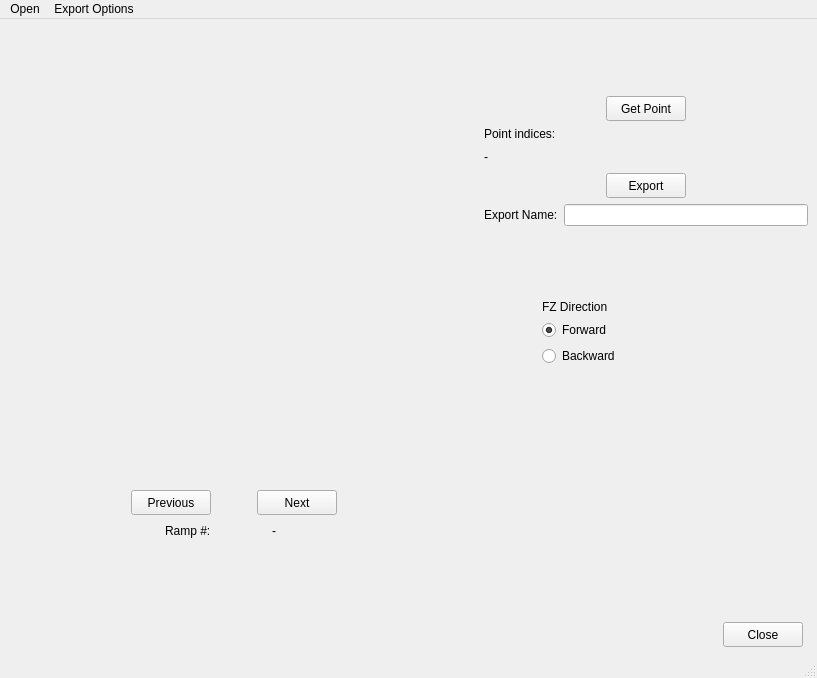
<?xml version="1.0" encoding="UTF-8"?>
<ui version="4.0">
 <class>LabelFZ</class>
 <widget class="QMainWindow" name="LabelFZ">
  <property name="geometry">
   <rect>
    <x>0</x>
    <y>0</y>
    <width>817</width>
    <height>678</height>
   </rect>
  </property>
  <property name="windowTitle">
   <string>labelFZ</string>
  </property>
  <widget class="QWidget" name="centralwidget">
   <layout class="QGridLayout" name="gridLayout">
    <item row="2" column="3">
     <spacer name="verticalSpacer_5">
      <property name="orientation">
       <enum>Qt::Vertical</enum>
      </property>
      <property name="sizeHint" stdset="0">
       <size>
        <width>20</width>
        <height>43</height>
       </size>
      </property>
     </spacer>
    </item>
    <item row="0" column="1">
     <spacer name="horizontalSpacer_2">
      <property name="orientation">
       <enum>Qt::Horizontal</enum>
      </property>
      <property name="sizeType">
       <enum>QSizePolicy::Fixed</enum>
      </property>
      <property name="sizeHint" stdset="0">
       <size>
        <width>13</width>
        <height>20</height>
       </size>
      </property>
     </spacer>
    </item>
    <item row="1" column="2" colspan="5">
     <layout class="QVBoxLayout" name="verticalLayout_4">
      <item>
       <layout class="QHBoxLayout" name="horizontalLayout_5">
        <item>
         <widget class="QPushButton" name="getPointPushButton">
          <property name="minimumSize">
           <size>
            <width>80</width>
            <height>25</height>
           </size>
          </property>
          <property name="maximumSize">
           <size>
            <width>80</width>
            <height>25</height>
           </size>
          </property>
          <property name="text">
           <string>Get Point</string>
          </property>
         </widget>
        </item>
       </layout>
      </item>
      <item>
       <layout class="QVBoxLayout" name="verticalLayout_3">
        <item>
         <widget class="QLabel" name="label_3">
          <property name="text">
           <string>Point indices:</string>
          </property>
         </widget>
        </item>
        <item>
         <widget class="QLabel" name="label">
          <property name="minimumSize">
           <size>
            <width>230</width>
            <height>20</height>
           </size>
          </property>
          <property name="text">
           <string>-</string>
          </property>
          <property name="alignment">
           <set>Qt::AlignLeading|Qt::AlignLeft|Qt::AlignVCenter</set>
          </property>
         </widget>
        </item>
       </layout>
      </item>
      <item>
       <layout class="QHBoxLayout" name="horizontalLayout_4">
        <item>
         <widget class="QPushButton" name="exportPushButton">
          <property name="minimumSize">
           <size>
            <width>80</width>
            <height>25</height>
           </size>
          </property>
          <property name="maximumSize">
           <size>
            <width>80</width>
            <height>25</height>
           </size>
          </property>
          <property name="text">
           <string>Export</string>
          </property>
         </widget>
        </item>
       </layout>
      </item>
      <item>
       <layout class="QHBoxLayout" name="horizontalLayout_6">
        <item>
         <widget class="QLabel" name="label_5">
          <property name="text">
           <string>Export Name:</string>
          </property>
         </widget>
        </item>
        <item>
         <widget class="QLineEdit" name="lineEditExportName"/>
        </item>
       </layout>
      </item>
     </layout>
    </item>
    <item row="0" column="0" rowspan="6">
     <layout class="QVBoxLayout" name="verticalLayout_2">
      <item>
       <widget class="mplwidget1plot" name="MplWidget" native="true">
        <property name="minimumSize">
         <size>
          <width>450</width>
          <height>350</height>
         </size>
        </property>
       </widget>
      </item>
      <item>
       <spacer name="verticalSpacer_2">
        <property name="orientation">
         <enum>Qt::Vertical</enum>
        </property>
        <property name="sizeHint" stdset="0">
         <size>
          <width>20</width>
          <height>40</height>
         </size>
        </property>
       </spacer>
      </item>
      <item>
       <layout class="QHBoxLayout" name="horizontalLayout_3">
        <item>
         <spacer name="horizontalSpacer_5">
          <property name="orientation">
           <enum>Qt::Horizontal</enum>
          </property>
          <property name="sizeHint" stdset="0">
           <size>
            <width>40</width>
            <height>20</height>
           </size>
          </property>
         </spacer>
        </item>
        <item>
         <layout class="QVBoxLayout" name="verticalLayout">
          <item>
           <spacer name="verticalSpacer">
            <property name="orientation">
             <enum>Qt::Vertical</enum>
            </property>
            <property name="sizeHint" stdset="0">
             <size>
              <width>20</width>
              <height>40</height>
             </size>
            </property>
           </spacer>
          </item>
          <item>
           <layout class="QHBoxLayout" name="horizontalLayout_2">
            <item>
             <widget class="QPushButton" name="previousPushButton">
              <property name="minimumSize">
               <size>
                <width>80</width>
                <height>25</height>
               </size>
              </property>
              <property name="maximumSize">
               <size>
                <width>80</width>
                <height>25</height>
               </size>
              </property>
              <property name="text">
               <string>Previous</string>
              </property>
             </widget>
            </item>
            <item>
             <spacer name="horizontalSpacer_3">
              <property name="orientation">
               <enum>Qt::Horizontal</enum>
              </property>
              <property name="sizeHint" stdset="0">
               <size>
                <width>40</width>
                <height>20</height>
               </size>
              </property>
             </spacer>
            </item>
            <item>
             <widget class="QPushButton" name="nextPushButton">
              <property name="minimumSize">
               <size>
                <width>80</width>
                <height>25</height>
               </size>
              </property>
              <property name="maximumSize">
               <size>
                <width>80</width>
                <height>25</height>
               </size>
              </property>
              <property name="text">
               <string>Next</string>
              </property>
             </widget>
            </item>
           </layout>
          </item>
          <item>
           <layout class="QHBoxLayout" name="horizontalLayout">
            <item>
             <widget class="QLabel" name="label_2">
              <property name="minimumSize">
               <size>
                <width>67</width>
                <height>17</height>
               </size>
              </property>
              <property name="maximumSize">
               <size>
                <width>67</width>
                <height>17</height>
               </size>
              </property>
              <property name="text">
               <string>Ramp #:</string>
              </property>
             </widget>
            </item>
            <item>
             <widget class="QLabel" name="idxLabel">
              <property name="minimumSize">
               <size>
                <width>30</width>
                <height>20</height>
               </size>
              </property>
              <property name="maximumSize">
               <size>
                <width>30</width>
                <height>20</height>
               </size>
              </property>
              <property name="text">
               <string>-</string>
              </property>
             </widget>
            </item>
           </layout>
          </item>
          <item>
           <spacer name="verticalSpacer_3">
            <property name="orientation">
             <enum>Qt::Vertical</enum>
            </property>
            <property name="sizeHint" stdset="0">
             <size>
              <width>20</width>
              <height>40</height>
             </size>
            </property>
           </spacer>
          </item>
         </layout>
        </item>
        <item>
         <spacer name="horizontalSpacer_4">
          <property name="orientation">
           <enum>Qt::Horizontal</enum>
          </property>
          <property name="sizeHint" stdset="0">
           <size>
            <width>40</width>
            <height>20</height>
           </size>
          </property>
         </spacer>
        </item>
       </layout>
      </item>
      <item>
       <spacer name="verticalSpacer_4">
        <property name="orientation">
         <enum>Qt::Vertical</enum>
        </property>
        <property name="sizeHint" stdset="0">
         <size>
          <width>20</width>
          <height>40</height>
         </size>
        </property>
       </spacer>
      </item>
     </layout>
    </item>
    <item row="5" column="1" colspan="5">
     <spacer name="horizontalSpacer_9">
      <property name="orientation">
       <enum>Qt::Horizontal</enum>
      </property>
      <property name="sizeHint" stdset="0">
       <size>
        <width>246</width>
        <height>20</height>
       </size>
      </property>
     </spacer>
    </item>
    <item row="5" column="6">
     <widget class="QPushButton" name="closePushButton">
      <property name="minimumSize">
       <size>
        <width>80</width>
        <height>25</height>
       </size>
      </property>
      <property name="maximumSize">
       <size>
        <width>80</width>
        <height>25</height>
       </size>
      </property>
      <property name="text">
       <string>Close</string>
      </property>
     </widget>
    </item>
    <item row="0" column="2">
     <spacer name="verticalSpacer_6">
      <property name="orientation">
       <enum>Qt::Vertical</enum>
      </property>
      <property name="sizeHint" stdset="0">
       <size>
        <width>20</width>
        <height>43</height>
       </size>
      </property>
     </spacer>
    </item>
    <item row="3" column="1" colspan="3">
     <spacer name="horizontalSpacer_6">
      <property name="orientation">
       <enum>Qt::Horizontal</enum>
      </property>
      <property name="sizeHint" stdset="0">
       <size>
        <width>71</width>
        <height>20</height>
       </size>
      </property>
     </spacer>
    </item>
    <item row="0" column="6">
     <spacer name="horizontalSpacer">
      <property name="orientation">
       <enum>Qt::Horizontal</enum>
      </property>
      <property name="sizeHint" stdset="0">
       <size>
        <width>71</width>
        <height>20</height>
       </size>
      </property>
     </spacer>
    </item>
    <item row="4" column="4">
     <spacer name="verticalSpacer_7">
      <property name="orientation">
       <enum>Qt::Vertical</enum>
      </property>
      <property name="sizeHint" stdset="0">
       <size>
        <width>20</width>
        <height>244</height>
       </size>
      </property>
     </spacer>
    </item>
    <item row="3" column="4">
     <layout class="QVBoxLayout" name="verticalLayout_6">
      <item>
       <widget class="QLabel" name="label_4">
        <property name="text">
         <string>FZ Direction</string>
        </property>
       </widget>
      </item>
      <item>
       <layout class="QVBoxLayout" name="verticalLayout_5">
        <item>
         <widget class="QRadioButton" name="ForwardDirectionRadioButton">
          <property name="text">
           <string>Forward</string>
          </property>
          <property name="checked">
           <bool>true</bool>
          </property>
         </widget>
        </item>
        <item>
         <widget class="QRadioButton" name="BackwardDirectionRadioButton">
          <property name="text">
           <string>Backward</string>
          </property>
         </widget>
        </item>
       </layout>
      </item>
     </layout>
    </item>
    <item row="3" column="5">
     <spacer name="horizontalSpacer_7">
      <property name="orientation">
       <enum>Qt::Horizontal</enum>
      </property>
      <property name="sizeHint" stdset="0">
       <size>
        <width>70</width>
        <height>20</height>
       </size>
      </property>
     </spacer>
    </item>
   </layout>
  </widget>
  <widget class="QMenuBar" name="menubar">
   <property name="geometry">
    <rect>
     <x>0</x>
     <y>0</y>
     <width>817</width>
     <height>22</height>
    </rect>
   </property>
   <widget class="QMenu" name="menuOpen">
    <property name="title">
     <string>Open</string>
    </property>
    <addaction name="actionLoadForceRamps"/>
    <addaction name="actionLoadForceVolume"/>
   </widget>
   <widget class="QMenu" name="menuExport_Options">
    <property name="title">
     <string>Export Options</string>
    </property>
    <addaction name="actionSetExportDir"/>
   </widget>
   <addaction name="menuOpen"/>
   <addaction name="menuExport_Options"/>
  </widget>
  <widget class="QStatusBar" name="statusbar"/>
  <action name="actionLoadForceRamps">
   <property name="text">
    <string>Force Curves</string>
   </property>
  </action>
  <action name="actionLoadForceVolume">
   <property name="text">
    <string>Force Volume</string>
   </property>
  </action>
  <action name="actionSetExportDir">
   <property name="text">
    <string>Set Export Dir</string>
   </property>
  </action>
 </widget>
 <customwidgets>
  <customwidget>
   <class>mplwidget1plot</class>
   <extends>QWidget</extends>
   <header>mplwidget1plot.h</header>
   <container>1</container>
  </customwidget>
 </customwidgets>
 <resources/>
 <connections/>
</ui>
